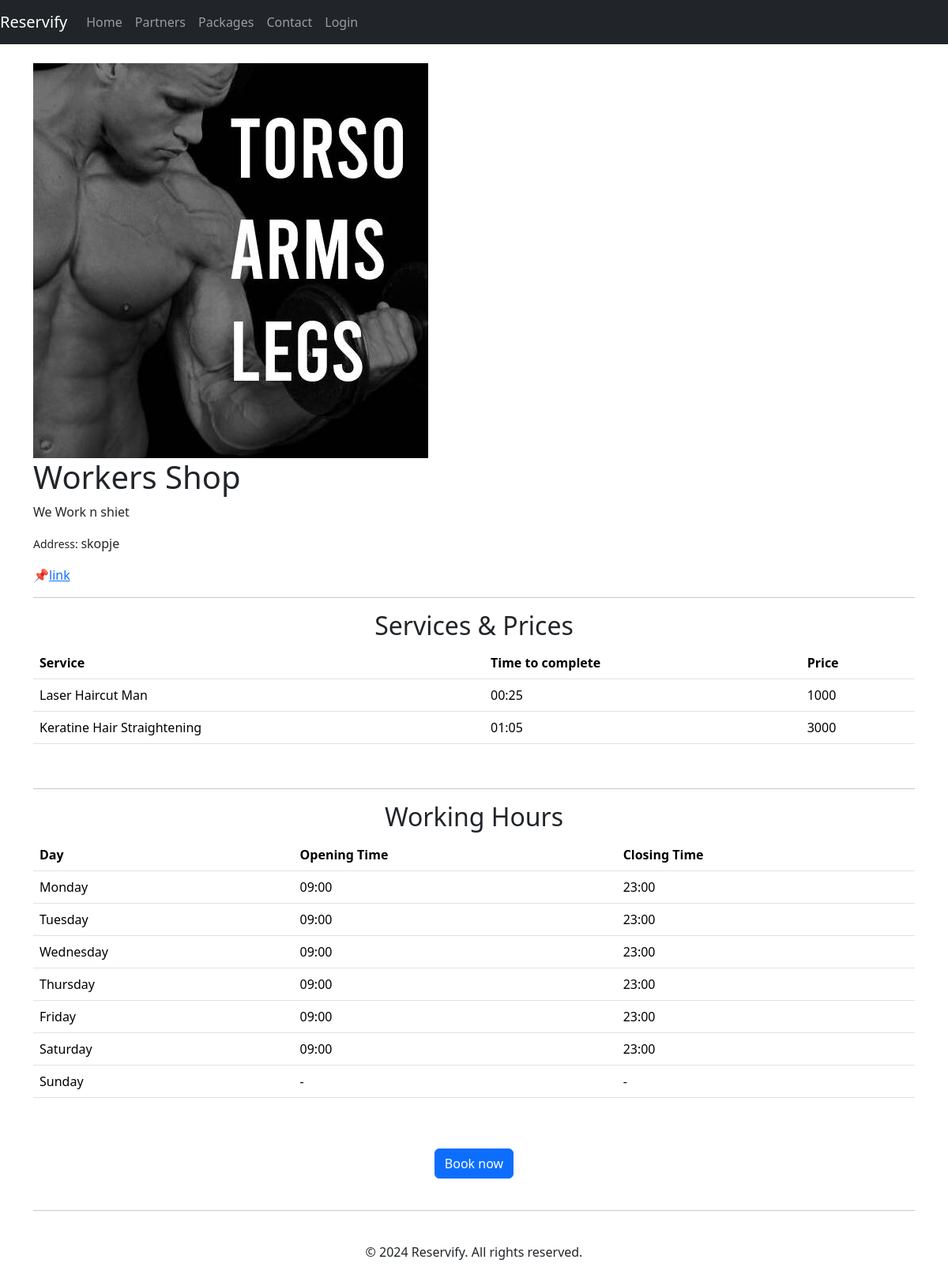
The app's page /shops/shop/3 with its own data.
### shops/models.py (models this page shows, shortened)
class Shop(models.Model):
    name = models.CharField(max_length=200, blank=False)
    description = models.TextField(max_length=250, blank=True, default='')
    location = models.CharField(max_length=150, blank=False, default='')
    location_link = models.CharField(max_length=150, blank=False, default='',
                                     help_text='Google Maps link')
    logo = models.ImageField(upload_to='shop_logos', default='default.jpg', blank=True)
    owner = models.ForeignKey(Account, on_delete=models.CASCADE)

### services/models.py (models this page shows, shortened)
class Service(models.Model):
    shop = models.ForeignKey(Shop, on_delete=models.CASCADE)
    service = models.CharField(max_length=100, default='')
    price = models.PositiveIntegerField(default=0)
    time_to_complete = models.TimeField()
    class Meta:
        unique_together = ('shop', 'service')

### workingtimes/models.py (models this page shows, shortened)
class WorkingTime(models.Model):
    shop = models.ForeignKey(Shop, on_delete=models.CASCADE)
    WEEKDAYS = [
        (1, "Monday"),
        (2, "Tuesday"),
        (3, "Wednesday"),
        (4, "Thursday"),
        (5, "Friday"),
        (6, "Saturday"),
        (7, "Sunday"),
    ]
    day = models.IntegerField(choices=WEEKDAYS, blank=False)
    opens = models.TimeField(default='09:00:00', blank=False, help_text='Example: 09:00:00')
    closes = models.TimeField(default='23:00:00', blank=False, help_text='Example: 23:59:00')
    class Meta:
        ordering = ('day', 'opens')

### shops/views.py (the view)
# urls.py: path('shop/<int:id>', views.shop_details_page, name='shop_details_page'),
def shop_details_page(request, id):
    shop = Shop.objects.get(id=id)
    times = WorkingTime.objects.filter(shop=shop)
    services = Service.objects.filter(shop=shop)
    context = {'shop': shop, 'times': times, 'services': services}
    return render(request, 'shops/shop_details.html', context)

### templates/shops/shop_details.html
{% extends 'base.html' %}
{% load static %}
{% block content %}
<div class="container">
        <br>
        <img src="{{ shop.logo.url }}" alt="Hairstyle Shop" class="img-fluid shop-photo">
        <div class="shop-header">
            <h1>{{ shop.name }}</h1>
        </div>
            <p>
                {{ shop.description }}
            </p>
            <p>
                <small>Address: </small>{{ shop.location }}
            </p>
            <p>
                📌<a href="{{ shop.location_link }}">{{ shop.location_link|truncatechars:64 }}</a>
            </p>
        <hr>
        <div class="services">
            <h2 style="text-align: center;">Services & Prices</h2>
            {% if services %}
                <table class="table">
                <tr>
                    <th>Service</th>
                    <th>Time to complete</th>
                    <th>Price</th>
                </tr>
                {% for serv in services %}
                    <tr>
                        <td>{{ serv.service }}</td>
                        <td>{{ serv.time_to_complete|time:"H:i" }}</td>
                        <td>{{ serv.price }}</td>
                    </tr>
                {% endfor %}
            </table>
            {% else %}
                <h4>Nothing to show right now</h4>
            {% endif %}
        </div>
        <br>
        <hr>
        <div class="working-hours">
            <h2 style="text-align: center;">Working Hours</h2>
            {% if times %}
                <table class="table">
                <tr>
                    <th>Day</th>
                    <th>Opening Time</th>
                    <th>Closing Time</th>
                </tr>
                {% for day in times %}
                    {% if day.opens != day.closes %}
                        <tr>
                            <td>{{ day.get_day_display }}</td>
                            <td>{{ day.opens|date:"H:i"  }}</td>
                            <td>{{ day.closes|date:"H:i"  }}</td>
                        </tr>
                    {% else %}
                        <tr>
                            <td>{{ day.get_day_display }}</td>
                            <td>-</td>
                            <td>-</td>
                        </tr>
                    {% endif %}
                {% endfor %}
            </table>
            {% else %}
                <h4>Nothing to show right now</h4>
            {% endif %}
        </div>
        <br>
        {% if services %}
            <div class="text-center py-4">
                <a href="{% url 'book_appointment_page' shop.id %}" class="btn btn-primary">Book now</a>
            </div>
        {% endif %}
    <hr>
    </div>
{% endblock content %}

### records on screen
Shop: logo (picture), name "Workers Shop", description "We Work n shiet", location "skopje", location_link "link"
Service: service "Laser Haircut Man", time_to_complete "00:25", price "1000"
Service: service "Keratine Hair Straightening", time_to_complete "01:05", price "3000"
WorkingTime: day "Monday", opens "09:00", closes "23:00"
WorkingTime: day "Tuesday", opens "09:00", closes "23:00"
WorkingTime: day "Wednesday", opens "09:00", closes "23:00"
WorkingTime: day "Thursday", opens "09:00", closes "23:00"
WorkingTime: day "Friday", opens "09:00", closes "23:00"
WorkingTime: day "Saturday", opens "09:00", closes "23:00"
WorkingTime: day "Sunday"
